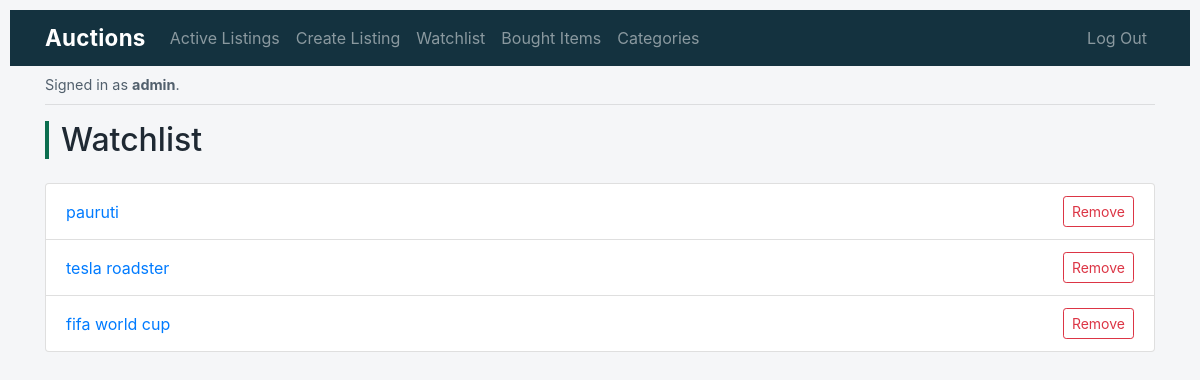
Page /watchlist (signed in) on the committed database.
### auctions/models.py (models this page shows, shortened)
class User(AbstractUser):
    watchlist = models.ManyToManyField("Listing", blank=True,related_name="watcher")

class Listing(models.Model):
    image = models.URLField(max_length=500, blank=True, null=True)
    title = models.CharField(max_length=64)
    description = models.CharField(max_length=64)
    bidding = models.DecimalField(max_digits=10,decimal_places=2)
    original = models.DecimalField(max_digits=10,decimal_places=2)
    bidcount = models.IntegerField()
    listed_by = models.ForeignKey(User, on_delete=models.CASCADE, related_name="listing")
    category = models.CharField(max_length=64)
    date = models.DateTimeField(auto_now_add=True)
    currentbidder = models.ForeignKey(User, blank=True, on_delete=models.SET_NULL,null=True,related_name="biddingproducts")
    sold = models.BooleanField(default="False")
    owner = models.ForeignKey(User, blank=True,on_delete=models.SET_NULL,null=True, related_name="owned")

### auctions/views.py (the view)
# urls.py: path("watchlist", views.watchlist, name="watchlist"),
@login_required
def watchlist(request):
    return render(request, "auctions/watchlist.html",{
        "listing": request.user.watchlist.all()
    })

### auctions/templates/auctions/watchlist.html (shortened to what this page needs)
{% extends "auctions/layout.html" %}
{% block body %}
    <h2 class="page-title mb-4">Watchlist</h2>
    <ul class="list-group">
    {% for l in listing %}
        <li class="list-group-item d-flex justify-content-between align-items-center">
            <a href="{% url 'listing' l.id %}">{{ l.title }}</a>
            <form action="{% url 'remove' %}" method="post" class="mb-0">
                <button type="submit" value="{{l.id}}" name="id" class="btn btn-sm btn-outline-danger">Remove</button>
            </form>
        </li>
    {% endfor %}
    </ul>
{% endblock %}

### auctions/templates/auctions/layout.html (shortened to what this page needs)
{% load static %}
<!DOCTYPE html>
<html lang="en">
    <head>
        <link rel="stylesheet" href="https://stackpath.bootstrapcdn.com/bootstrap/4.4.1/css/bootstrap.min.css">
        <link href="{% static 'auctions/styles.css' %}" rel="stylesheet">
    </head>
    <body>
        <nav class="navbar navbar-expand-lg navbar-dark site-nav">
            <div class="container">
                <span class="navbar-brand mb-0"><h1>Auctions</h1></span>
                <div class="collapse navbar-collapse" id="mainNav">
                    <ul class="nav navbar-nav mr-auto">
                        <li class="nav-item">
                            <a class="nav-link" href="{% url 'index' %}">Active Listings</a>
                        </li>
                        {% if user.is_authenticated %}
                            <li class="nav-item">
                                <a class="nav-link" href="{% url 'createlist' %}">Create Listing</a>
                            </li>
                            <li class="nav-item">
                                <a class="nav-link" href="{% url 'watchlist' %}">Watchlist</a>
                            </li>
                            <li class="nav-item">
                                <a class="nav-link" href="{% url 'bought' %}">Bought Items</a>
                            </li>
                            <li class="nav-item">
                                <a class="nav-link" href="{% url 'categories' %}">Categories</a>
                            </li>
                        {% endif %}
                    </ul>
                    <ul class="nav navbar-nav">
                        {% if user.is_authenticated %}
                            <li class="nav-item">
                                <a class="nav-link" href="{% url 'logout' %}">Log Out</a>
                            </li>
                        {% endif %}
                    </ul>
                </div>
            </div>
        </nav>
        <div class="container">
            <div class="user-bar py-2">
                {% if user.is_authenticated %}
                    Signed in as <strong>{{ user.username }}</strong>.
                {% else %}
                    Not signed in.
                {% endif %}
            </div>
            <hr class="mt-0">
            {% block body %}
            {% endblock %}
        </div>
    </body>
</html>

### auctions/static/auctions/styles.css (style rules this page uses)
body { padding: 10px; }

### auctions/templates/auctions/layout.html (style rules this page uses)
body { background: #f5f6f8; color: #1f2933; }
.site-nav { background: #14323f; }
.site-nav h1 { font-size: 1.4rem; margin: 0; color: #fff; font-weight: 700; letter-spacing: .3px; }
.site-nav .nav-link { color: #cfdde3; }
.user-bar { font-size: .9rem; color: #52606d; }
.page-title { border-left: 4px solid #0b6e4f; padding-left: .75rem; }

### rows in the picture
User: username "admin"
Listing: title "pauruti", {{ l.id }} 3 (drawn)
Listing: title "tesla roadster", {{ l.id }} 5 (drawn)
Listing: title "fifa world cup", {{ l.id }} 6 (drawn)
